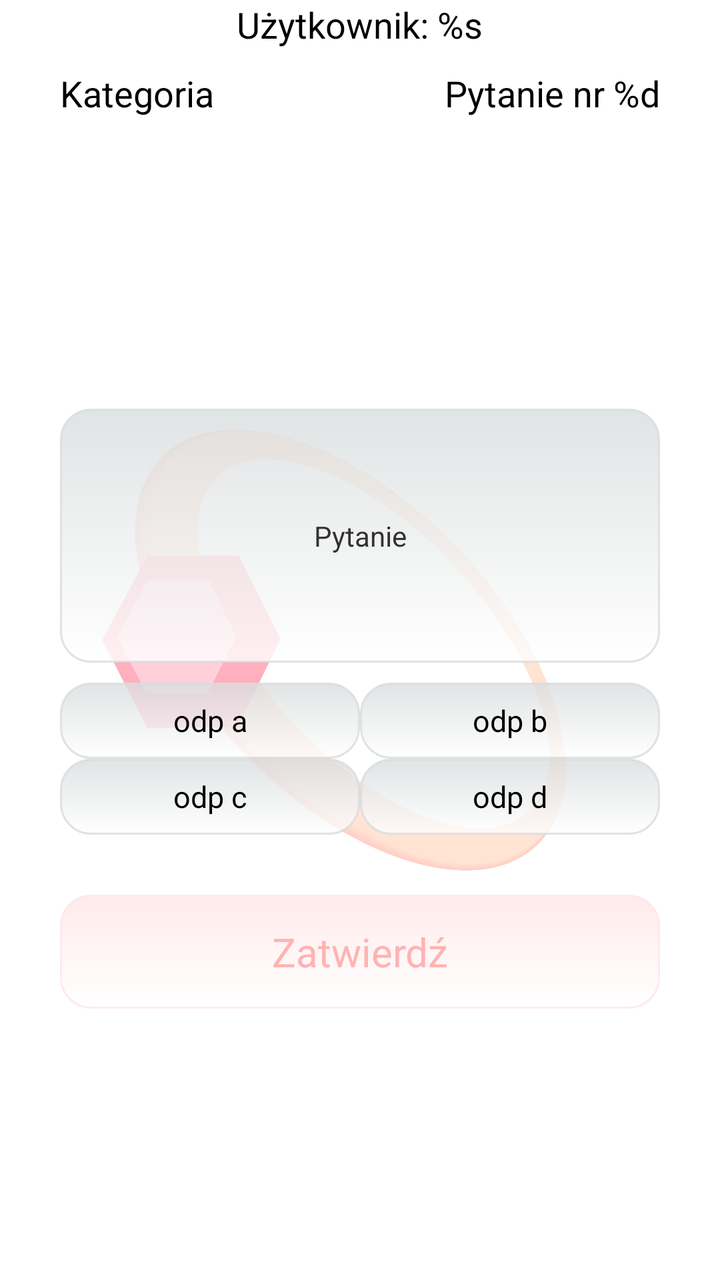
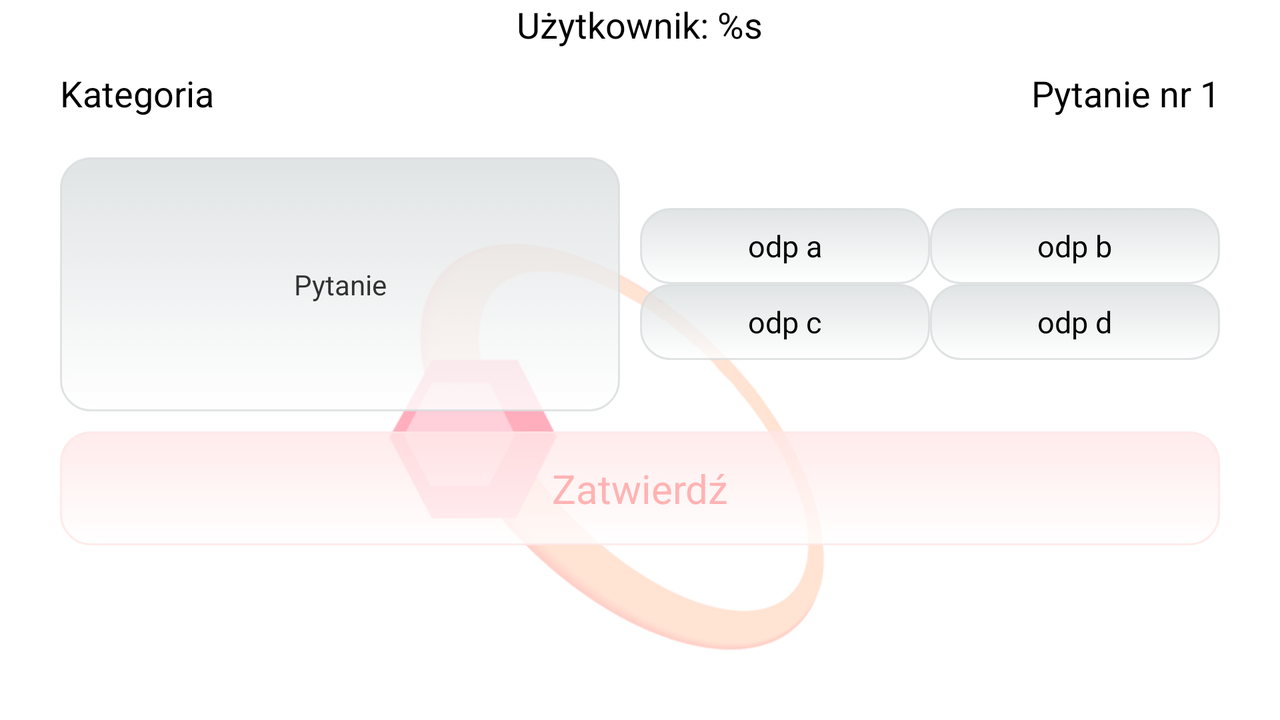

Compare how this app lays out the same screen by default and in its alternative resource folder. The renders come first, then the two layout files and the values they reference.
<!-- AndroidManifest.xml: application theme WitTheme -->
<!-- res/layout/fragment_question.xml -->
<LinearLayout xmlns:android="http://schemas.android.com/apk/res/android"
    xmlns:tools="http://schemas.android.com/tools"
    android:id="@+id/LinearLayout1"
    android:layout_width="match_parent"
    android:layout_height="match_parent"
    android:layout_marginLeft="30dp"
    android:layout_marginRight="30dp"
    android:gravity="center_horizontal"
    android:orientation="vertical"
    tools:context="com.example.witquiz.QuestionActivity$PlaceholderFragment" >

    <TextView
        android:id="@+id/username_name_textView"
        android:layout_width="wrap_content"
        android:layout_height="wrap_content"
        android:text="@string/username"
        android:textAppearance="?android:attr/textAppearanceMedium" />

    <LinearLayout
        android:id="@+id/question_top_ll"
        android:layout_width="match_parent"
        android:layout_height="wrap_content"
        android:layout_marginBottom="20dp" 
        android:layout_marginTop="10dp">

        <TextView
            android:id="@+id/category_name_textView"
            android:layout_width="0dp"
            android:layout_height="wrap_content"
            android:layout_weight="0.5"
            android:gravity="left"
            android:text="@string/category"
            android:textAppearance="?android:attr/textAppearanceMedium" />

        <TextView
            android:id="@+id/question_number_textView"
            android:layout_width="0dp"
            android:layout_height="wrap_content"
            android:layout_weight="0.5"
            android:gravity="right"
            android:text="@string/question_nr"
            android:textAppearance="?android:attr/textAppearanceMedium" />
    </LinearLayout>

    <LinearLayout
        android:id="@+id/central_ll"
        android:layout_width="match_parent"
        android:layout_height="match_parent"
        android:layout_marginBottom="10dp"
        android:orientation="vertical" 
        android:gravity="center" >

        <TextView
            android:id="@+id/question_textView"
            android:layout_width="match_parent"
            android:layout_height="wrap_content"
            android:background="@drawable/question_button_selector"
            android:minLines="7"
            android:padding="5dp"
            android:text="Pytanie"
            android:gravity="center"
            android:layout_marginBottom="10dp"
            android:textAppearance="?android:attr/textAppearanceSmall" />

        <LinearLayout
            android:layout_width="match_parent"
            android:layout_height="wrap_content"
            android:layout_marginBottom="30dp"
            android:orientation="vertical" >

            <LinearLayout
                android:layout_width="match_parent"
                android:layout_height="wrap_content"
                android:gravity="center" >

                <ToggleButton
                    android:id="@+id/a_answer_button"
                    style="@style/question_button"
                    android:layout_width="0dp"
                    android:layout_height="wrap_content"
                    android:layout_weight="0.5"
                    android:minLines="2"
                    android:textAppearance="?android:attr/textAppearanceSmall"
                    android:textOff="odp a"
                    android:textOn="odp a" />

                <ToggleButton
                    android:id="@+id/b_answer_button"
                    style="@style/question_button"
                    android:layout_width="0dp"
                    android:layout_height="wrap_content"
                    android:layout_weight="0.5"
                    android:minLines="2"
                    android:textAppearance="?android:attr/textAppearanceSmall"
                    android:textOff="odp b"
                    android:textOn="odp b" />
            </LinearLayout>

            <LinearLayout
                android:layout_width="match_parent"
                android:layout_height="wrap_content"
                android:gravity="center" >

                <ToggleButton
                    android:id="@+id/c_answer_button"
                    style="@style/question_button"
                    android:layout_width="0dp"
                    android:layout_height="wrap_content"
                    android:layout_weight="0.5"
                    android:minLines="2"
                    android:textAppearance="?android:attr/textAppearanceSmall"
                    android:textOff="odp c"
                    android:textOn="odp c" />

                <ToggleButton
                    android:id="@+id/d_answer_button"
                    style="@style/question_button"
                    android:layout_width="0dp"
                    android:layout_height="wrap_content"
                    android:layout_weight="0.5"
                    android:minLines="2"
                    android:textAppearance="?android:attr/textAppearanceSmall"
                    android:textOff="odp d"
                    android:textOn="odp d" />
            </LinearLayout>
        </LinearLayout>

         <Button
	        android:id="@+id/confirm_button"
	        android:layout_width="match_parent"
	        android:layout_height="wrap_content"
	        android:text="@string/confirm" />
        
    </LinearLayout>

</LinearLayout>
<!-- resources referenced by this layout -->
<resources>
  <!-- drawable question_button_selector (drawable-nodpi) -->
  <?xml version="1.0" encoding="utf-8"?>
  
  <selector xmlns:android="http://schemas.android.com/apk/res/android" >
      
      <item android:state_checked="true"> 
          <shape android:shape="rectangle" > 
              <gradient android:startColor="#ccffffff" android:endColor="#ccD9DDDE" android:angle="90"></gradient> 
              <corners android:radius="15dip"></corners> 
              <solid android:color="#ccD9DDDE"/> 
          </shape>      
          
       </item> 
       
       <item  android:state_checked="false">  
           <shape android:shape="rectangle"> 
               <gradient android:startColor="#ccffffff" android:endColor="#ccD9DDDE" android:angle="90"></gradient> 
               <corners android:radius="15dip"> </corners>
               <stroke android:color="#ccD9DDDE" android:width="1dp"></stroke>
      	 </shape> 
       </item>   
       
       <item>  
           <shape android:shape="rectangle"> 
               <gradient android:startColor="#ccffffff" android:endColor="#ccD9DDDE" android:angle="90"></gradient> 
               <corners android:radius="15dip"> </corners>
               <stroke android:color="#ccD9DDDE" android:width="1dp"></stroke>
      	 </shape> 
       </item>   
       
  </selector>
  <string name="category">Kategoria</string>
  <string name="confirm">Zatwierdź</string>
  <string name="question_nr">Pytanie nr %d</string>
  <string name="username">Użytkownik: %s</string>
  <style name="question_button" parent="@android:style/Widget.Button">
      	<item name="android:background">@drawable/question_button_selector</item>
      	<item name="android:textColor">#000000</item> 
      	<item name="android:textSize">15sp</item>
  	</style>
  <style name="WitTheme" parent="AppTheme">
      	<item name="android:windowBackground">@drawable/background</item>
      	<item name="android:colorBackground">@drawable/background</item>
      	<item name="android:buttonStyle">@style/app_button</item>
  	</style>
  <style name="AppTheme" parent="AppBaseTheme">
          
      </style>
  <!-- drawable background: png bitmap (drawable-hdpi, 100557 bytes) -->
  <style name="app_button" parent="@android:style/Widget.Button">
      	<item name="android:background">@drawable/button_selector</item>
      	<item name="android:textColor">#ffb3b3</item> 
      	<item name="android:textSize">20sp</item>
      	<item name="android:padding">15dp</item>
  	</style>
  <style name="AppBaseTheme" parent="android:Theme.Light">
          
      </style>
  <!-- drawable button_selector (drawable-hdpi) -->
  <?xml version="1.0" encoding="utf-8"?>
  
  <selector xmlns:android="http://schemas.android.com/apk/res/android" >
      
      <item android:state_pressed="true"> 
          <shape android:shape="rectangle" > 
              <gradient android:startColor="#ffffff" android:endColor="#ffe6e6" android:angle="90"></gradient> 
              <corners android:radius="15dip"></corners> 
              <solid android:color="#fff6ff"/> 
          </shape>      
          
       </item> 
       <item>  
           <shape android:shape="rectangle"> 
               <gradient android:startColor="#ffffff" android:endColor="#ffe6e6" android:angle="90"></gradient> 
               <corners android:radius="15dip"> </corners>
      	 </shape> 
       </item>   
  </selector>
</resources>
<!-- res/layout-land/fragment_question.xml (the repository's variant of the layout above) -->
<!-- drawn on the phone turned sideways -->
<ScrollView xmlns:android="http://schemas.android.com/apk/res/android"
    xmlns:tools="http://schemas.android.com/tools"
    xmlns:android1="http://schemas.android.com/apk/res/android"
    android1:id="@+id/question_scrollView"
    android1:layout_width="match_parent"
    android1:layout_height="match_parent"
    android:layout_marginLeft="30dp"
    android:layout_marginRight="30dp" >

    <LinearLayout
        android:id="@+id/LinearLayout1"
        android:layout_width="match_parent"
        android:layout_height="match_parent"
        android:gravity="center_horizontal"
        android:orientation="vertical"
        tools:context="com.example.witquiz.QuestionActivity$PlaceholderFragment" >

        <TextView
            android:id="@+id/username_name_textView"
            android:layout_width="wrap_content"
            android:layout_height="wrap_content"
            android:text="@string/username"
            android:textAppearance="?android:attr/textAppearanceMedium" />

        <LinearLayout
            android:id="@+id/question_top_ll"
            android:layout_width="match_parent"
            android:layout_height="wrap_content"
            android:layout_marginBottom="20dp"
            android:layout_marginTop="10dp" >

            <TextView
                android:id="@+id/category_name_textView"
                android:layout_width="0dp"
                android:layout_height="wrap_content"
                android:layout_weight="0.5"
                android:gravity="left"
                android:text="@string/category"
                android:textAppearance="?android:attr/textAppearanceMedium" />

            <TextView
                android:id="@+id/question_number_textView"
                android:layout_width="0dp"
                android:layout_height="wrap_content"
                android:layout_weight="0.5"
                android:gravity="right"
                android:text="Pytanie nr 1"
                android:textAppearance="?android:attr/textAppearanceMedium" />
        </LinearLayout>

        <LinearLayout
            android:id="@+id/central_ll"
            android:layout_width="match_parent"
            android:layout_height="wrap_content"
            android:layout_marginBottom="10dp"
            android:gravity="center"
            android:orientation="horizontal" >

            <TextView
                android:id="@+id/question_textView"
                android:layout_width="match_parent"
                android:layout_height="wrap_content"
                android:layout_marginRight="10dp"
                android:layout_weight="0.5"
                android:background="@drawable/question_button_selector"
                android:gravity="center"
                android:minLines="7"
                android:padding="5dp"
                android:text="Pytanie"
                android:textAppearance="?android:attr/textAppearanceSmall" />

            <LinearLayout
                android:layout_width="match_parent"
                android:layout_height="wrap_content"
                android:layout_weight="0.5"
                android:orientation="vertical" >

                <LinearLayout
                    android:layout_width="match_parent"
                    android:layout_height="wrap_content"
                    android:gravity="center" >

                    <ToggleButton
                        android:id="@+id/a_answer_button"
                        style="@style/question_button"
                        android:layout_width="0dp"
                        android:layout_height="wrap_content"
                        android:layout_weight="0.5"
                        android:minLines="2"
                        android:textAppearance="?android:attr/textAppearanceSmall"
                        android:textOff="odp a"
                        android:textOn="odp a" />

                    <ToggleButton
                        android:id="@+id/b_answer_button"
                        style="@style/question_button"
                        android:layout_width="0dp"
                        android:layout_height="wrap_content"
                        android:layout_weight="0.5"
                        android:minLines="2"
                        android:textAppearance="?android:attr/textAppearanceSmall"
                        android:textOff="odp b"
                        android:textOn="odp b" />
                </LinearLayout>

                <LinearLayout
                    android:layout_width="match_parent"
                    android:layout_height="wrap_content"
                    android:gravity="center" >

                    <ToggleButton
                        android:id="@+id/c_answer_button"
                        style="@style/question_button"
                        android:layout_width="0dp"
                        android:layout_height="wrap_content"
                        android:layout_weight="0.5"
                        android:minLines="2"
                        android:textAppearance="?android:attr/textAppearanceSmall"
                        android:textOff="odp c"
                        android:textOn="odp c" />

                    <ToggleButton
                        android:id="@+id/d_answer_button"
                        style="@style/question_button"
                        android:layout_width="0dp"
                        android:layout_height="wrap_content"
                        android:layout_weight="0.5"
                        android:minLines="2"
                        android:textAppearance="?android:attr/textAppearanceSmall"
                        android:textOff="odp d"
                        android:textOn="odp d" />
                </LinearLayout>
            </LinearLayout>
        </LinearLayout>

        <Button
            android:id="@+id/confirm_button"
            android:layout_width="match_parent"
            android:layout_height="wrap_content"
            android:text="@string/confirm" />
    </LinearLayout>

</ScrollView>
<!-- resources referenced by the variant -->
<!-- as the phone turned sideways resolves them -->
<resources>
  <!-- drawable question_button_selector (drawable-nodpi) -->
  <?xml version="1.0" encoding="utf-8"?>
  
  <selector xmlns:android="http://schemas.android.com/apk/res/android" >
      
      <item android:state_checked="true"> 
          <shape android:shape="rectangle" > 
              <gradient android:startColor="#ccffffff" android:endColor="#ccD9DDDE" android:angle="90"></gradient> 
              <corners android:radius="15dip"></corners> 
              <solid android:color="#ccD9DDDE"/> 
          </shape>      
          
       </item> 
       
       <item  android:state_checked="false">  
           <shape android:shape="rectangle"> 
               <gradient android:startColor="#ccffffff" android:endColor="#ccD9DDDE" android:angle="90"></gradient> 
               <corners android:radius="15dip"> </corners>
               <stroke android:color="#ccD9DDDE" android:width="1dp"></stroke>
      	 </shape> 
       </item>   
       
       <item>  
           <shape android:shape="rectangle"> 
               <gradient android:startColor="#ccffffff" android:endColor="#ccD9DDDE" android:angle="90"></gradient> 
               <corners android:radius="15dip"> </corners>
               <stroke android:color="#ccD9DDDE" android:width="1dp"></stroke>
      	 </shape> 
       </item>   
       
  </selector>
  <string name="category">Kategoria</string>
  <string name="confirm">Zatwierdź</string>
  <string name="username">Użytkownik: %s</string>
  <style name="question_button" parent="@android:style/Widget.Button">
      	<item name="android:background">@drawable/question_button_selector</item>
      	<item name="android:textColor">#000000</item> 
      	<item name="android:textSize">15sp</item>
  	</style>
  <style name="WitTheme" parent="AppTheme">
      	<item name="android:windowBackground">@drawable/background</item>
      	<item name="android:colorBackground">@drawable/background</item>
      	<item name="android:buttonStyle">@style/app_button</item>
  	</style>
  <style name="AppTheme" parent="AppBaseTheme">
          
      </style>
  <!-- drawable background: png bitmap (drawable-hdpi, 100557 bytes) -->
  <style name="app_button" parent="@android:style/Widget.Button">
      	<item name="android:background">@drawable/button_selector</item>
      	<item name="android:textColor">#ffb3b3</item> 
      	<item name="android:textSize">20sp</item>
      	<item name="android:padding">15dp</item>
  	</style>
  <style name="AppBaseTheme" parent="android:Theme.Light">
          
      </style>
  <!-- drawable button_selector (drawable-hdpi) -->
  <?xml version="1.0" encoding="utf-8"?>
  
  <selector xmlns:android="http://schemas.android.com/apk/res/android" >
      
      <item android:state_pressed="true"> 
          <shape android:shape="rectangle" > 
              <gradient android:startColor="#ffffff" android:endColor="#ffe6e6" android:angle="90"></gradient> 
              <corners android:radius="15dip"></corners> 
              <solid android:color="#fff6ff"/> 
          </shape>      
          
       </item> 
       <item>  
           <shape android:shape="rectangle"> 
               <gradient android:startColor="#ffffff" android:endColor="#ffe6e6" android:angle="90"></gradient> 
               <corners android:radius="15dip"> </corners>
      	 </shape> 
       </item>   
  </selector>
</resources>
